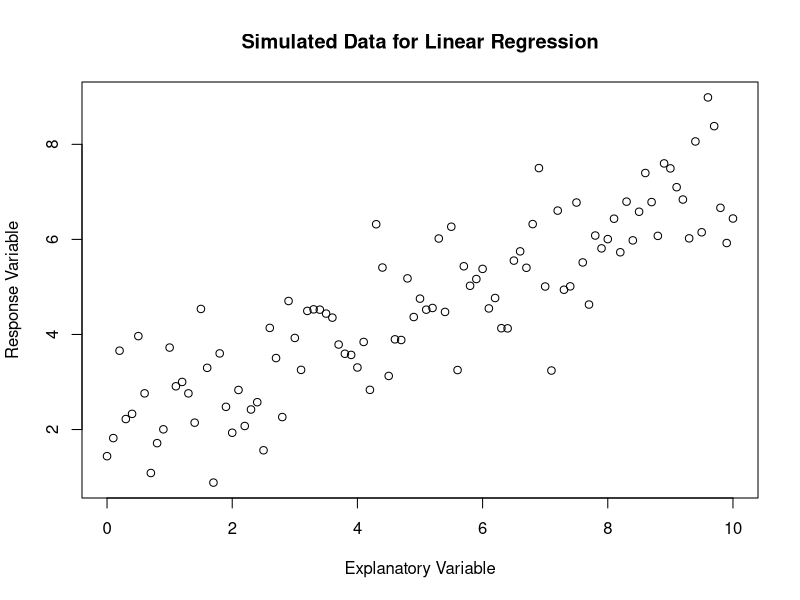
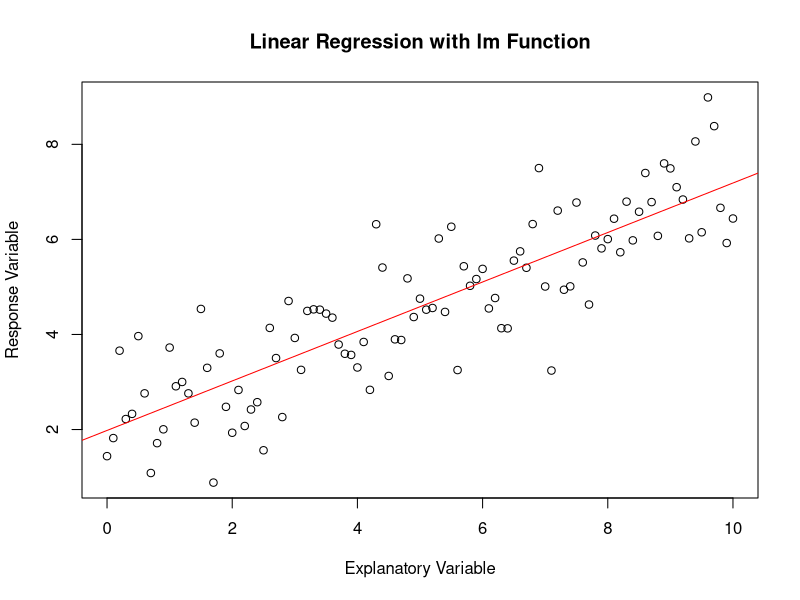

Generate these figures, in order, with R:
## ---- chunk 1
knitr::opts_chunk$set(echo = TRUE)
library(knitr)
## ---- chunk 2
# Set the seed for reproducibility
set.seed(123)

# Simulate data
n <- 100 # number of observations
x <- seq(0,10,10/n) # explanatory variable
a <- 2 # intercept
b <- 0.5 # slope
sigma <- 1 # standard deviation of errors

# Generate response variable
y <- a + b * x + rnorm(n, mean = 0, sd = sigma)

# Plot
plot(x, y, main = "Simulated Data for Linear Regression", xlab = "Explanatory Variable", ylab = "Response Variable")
data <- data.frame(x, y)
## ---- chunk 3
# Calculate means of x and y
mean_x <- mean(x)
mean_y <- mean(y)

# Calculate sample covariance
cov_x_y_manual <- sum((x - mean_x) * (y - mean_y)) / (n - 1)

# Calculate sample correlation
corr_x_y_manual <- cov_x_y_manual / (sd(x) * sd(y))
cat("Manually Calculated Sample Covariance: ", cov_x_y_manual, "\n")
cat("Manually Calculated Sample Correlation: ", corr_x_y_manual, "\n")
## ---- chunk 4
# Calculate sample covariance
cov_x_y <- cov(x, y)
# Calculate sample correlation
corr_x_y <- cor(x, y)
cat("Sample Covariance: ", cov_x_y, "\n")
cat("Sample Correlation: ", corr_x_y, "\n")
## ---- chunk 5
# Fit linear model
model <- lm(y ~ x, data = data)

# Summary of the model
print(model)

# Plot with regression line
plot(x, y, main = "Linear Regression with lm Function", xlab = "Explanatory Variable", ylab = "Response Variable")
abline(model, col = "red")
